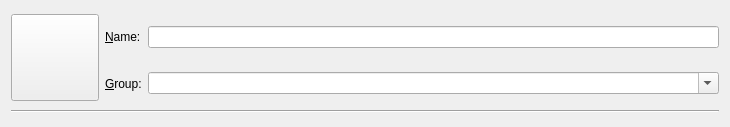
<?xml version="1.0" encoding="UTF-8"?>
<ui version="4.0">
 <class>NewInstanceDialog</class>
 <widget class="QDialog" name="NewInstanceDialog">
  <property name="windowModality">
   <enum>Qt::ApplicationModal</enum>
  </property>
  <property name="geometry">
   <rect>
    <x>0</x>
    <y>0</y>
    <width>730</width>
    <height>127</height>
   </rect>
  </property>
  <property name="windowTitle">
   <string>New Instance</string>
  </property>
  <property name="windowIcon">
   <iconset>
    <normaloff>:/icons/toolbar/new</normaloff>:/icons/toolbar/new</iconset>
  </property>
  <property name="modal">
   <bool>true</bool>
  </property>
  <layout class="QVBoxLayout" name="verticalLayout">
   <item>
    <layout class="QGridLayout" name="gridLayout_2">
     <item row="1" column="2">
      <widget class="QComboBox" name="groupBox">
       <property name="editable">
        <bool>true</bool>
       </property>
      </widget>
     </item>
     <item row="1" column="1">
      <widget class="QLabel" name="groupLabel">
       <property name="text">
        <string>&amp;Group:</string>
       </property>
       <property name="buddy">
        <cstring>groupBox</cstring>
       </property>
      </widget>
     </item>
     <item row="0" column="2">
      <widget class="QLineEdit" name="instNameTextBox"/>
     </item>
     <item row="0" column="1">
      <widget class="QLabel" name="nameLabel">
       <property name="text">
        <string>&amp;Name:</string>
       </property>
       <property name="buddy">
        <cstring>instNameTextBox</cstring>
       </property>
      </widget>
     </item>
     <item row="0" column="0" rowspan="2">
      <widget class="QToolButton" name="iconButton">
       <property name="iconSize">
        <size>
         <width>80</width>
         <height>80</height>
        </size>
       </property>
      </widget>
     </item>
    </layout>
   </item>
   <item>
    <widget class="Line" name="line">
     <property name="orientation">
      <enum>Qt::Horizontal</enum>
     </property>
    </widget>
   </item>
  </layout>
 </widget>
 <tabstops>
  <tabstop>iconButton</tabstop>
  <tabstop>instNameTextBox</tabstop>
  <tabstop>groupBox</tabstop>
 </tabstops>
 <resources/>
 <connections/>
</ui>
